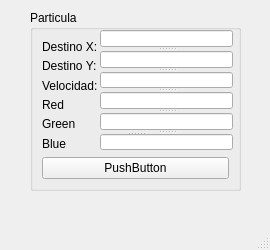
<?xml version="1.0" encoding="UTF-8"?>
<ui version="4.0">
 <class>MainWindow</class>
 <widget class="QMainWindow" name="MainWindow">
  <property name="geometry">
   <rect>
    <x>0</x>
    <y>0</y>
    <width>270</width>
    <height>250</height>
   </rect>
  </property>
  <property name="windowTitle">
   <string>MainWindow</string>
  </property>
  <widget class="QWidget" name="centralwidget">
   <widget class="QGroupBox" name="groupBox">
    <property name="geometry">
     <rect>
      <x>30</x>
      <y>10</y>
      <width>211</width>
      <height>181</height>
     </rect>
    </property>
    <property name="title">
     <string>Particula</string>
    </property>
    <layout class="QGridLayout" name="gridLayout">
     <item row="2" column="0">
      <widget class="QPushButton" name="pushButton">
       <property name="text">
        <string>PushButton</string>
       </property>
      </widget>
     </item>
     <item row="1" column="0">
      <widget class="QSplitter" name="splitter_2">
       <property name="orientation">
        <enum>Qt::Vertical</enum>
       </property>
       <widget class="QLabel" name="label">
        <property name="text">
         <string>Destino X:</string>
        </property>
       </widget>
       <widget class="QLabel" name="label_2">
        <property name="text">
         <string>Destino Y:</string>
        </property>
       </widget>
       <widget class="QLabel" name="label_3">
        <property name="text">
         <string>Velocidad:</string>
        </property>
       </widget>
       <widget class="QLabel" name="label_4">
        <property name="text">
         <string>Red</string>
        </property>
       </widget>
       <widget class="QLabel" name="label_5">
        <property name="text">
         <string>Green</string>
        </property>
       </widget>
       <widget class="QLabel" name="label_6">
        <property name="text">
         <string>Blue</string>
        </property>
       </widget>
      </widget>
     </item>
    </layout>
   </widget>
   <widget class="QSplitter" name="splitter">
    <property name="geometry">
     <rect>
      <x>100</x>
      <y>30</y>
      <width>133</width>
      <height>120</height>
     </rect>
    </property>
    <property name="orientation">
     <enum>Qt::Vertical</enum>
    </property>
    <property name="opaqueResize">
     <bool>false</bool>
    </property>
    <property name="childrenCollapsible">
     <bool>true</bool>
    </property>
    <widget class="QLineEdit" name="lineEdit"/>
    <widget class="QLineEdit" name="lineEdit_2"/>
    <widget class="QLineEdit" name="lineEdit_3"/>
    <widget class="QLineEdit" name="lineEdit_4"/>
    <widget class="QLineEdit" name="lineEdit_5"/>
    <widget class="QLineEdit" name="lineEdit_6"/>
   </widget>
  </widget>
  <widget class="QMenuBar" name="menubar">
   <property name="geometry">
    <rect>
     <x>0</x>
     <y>0</y>
     <width>270</width>
     <height>21</height>
    </rect>
   </property>
  </widget>
  <widget class="QStatusBar" name="statusbar"/>
 </widget>
 <resources/>
 <connections/>
</ui>
